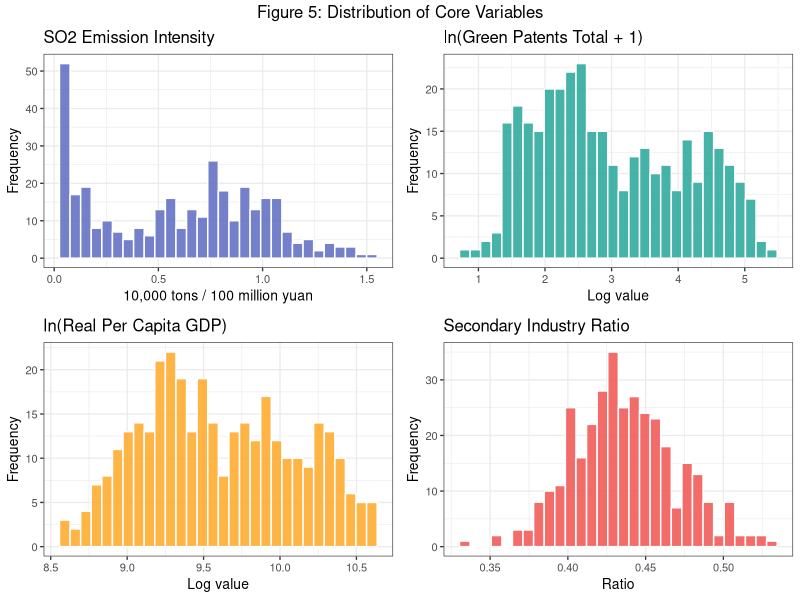
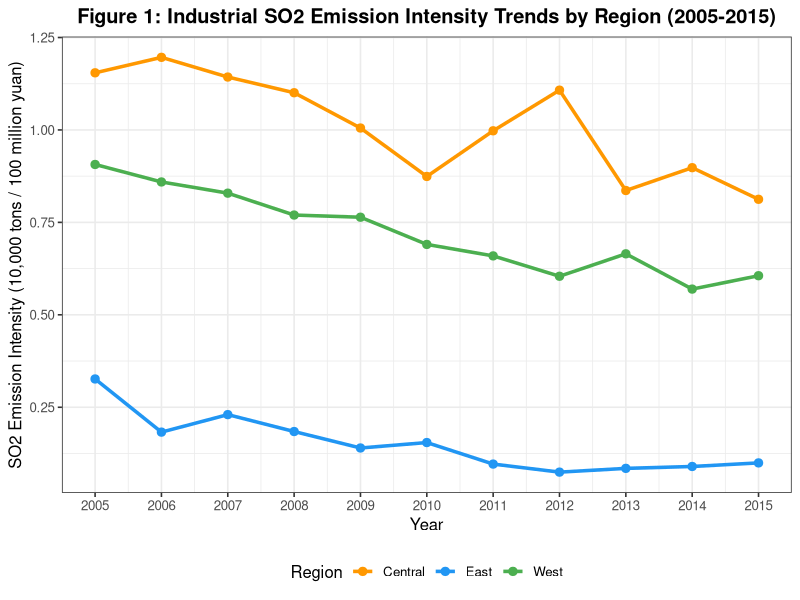
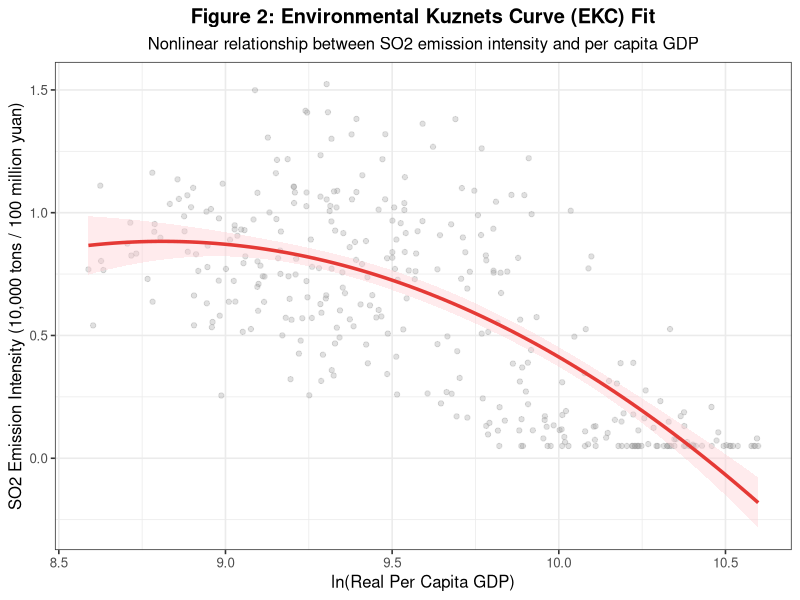
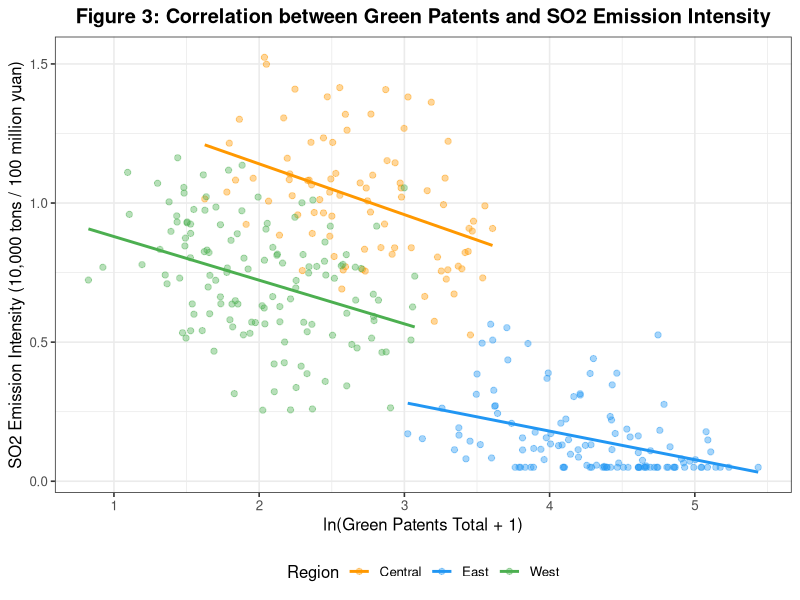
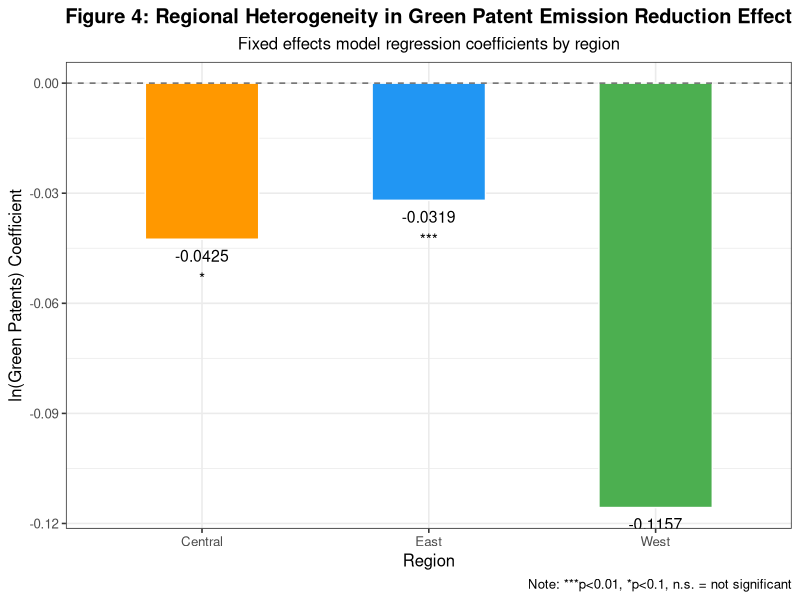
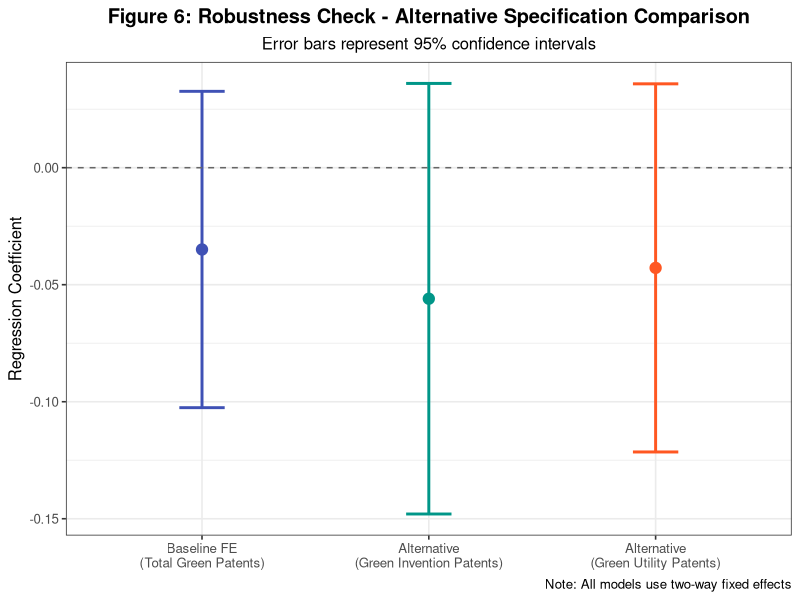

Write R code to recreate these figures, in order.
# =============================================================================
# analysis_green_patent_SO2.R
# Panel data analysis: Green Technology Innovation and SO2 Emissions
# All figure titles and labels are in English to avoid encoding issues.
# =============================================================================

# Install required packages if not already installed
required_packages <- c(
  "plm", "lmtest", "sandwich", "AER", "ggplot2",
  "dplyr", "tidyr", "corrplot", "car",
  "readr", "scales", "gridExtra", "ggthemes"
)
for (pkg in required_packages) {
  if (!requireNamespace(pkg, quietly = TRUE)) {
    install.packages(pkg, repos = "https://cloud.r-project.org")
  }
}

library(plm); library(lmtest); library(sandwich); library(AER)
library(ggplot2); library(dplyr); library(tidyr)
library(car); library(scales); library(gridExtra)

# -----------------------------------------------------------------------
# 1. Output directories
# -----------------------------------------------------------------------
dir.create("results/figures", recursive = TRUE, showWarnings = FALSE)
dir.create("results/tables",  recursive = TRUE, showWarnings = FALSE)
dir.create("data",            recursive = TRUE, showWarnings = FALSE)

# -----------------------------------------------------------------------
# 2. Generate synthetic balanced panel data (31 provinces × 11 years)
# -----------------------------------------------------------------------
set.seed(2024)

provinces <- c(
  "Beijing","Tianjin","Hebei","Liaoning","Shanghai",
  "Jiangsu","Zhejiang","Fujian","Shandong","Guangdong","Hainan",
  "Shanxi","Jilin","Heilongjiang","Anhui","Jiangxi",
  "Henan","Hubei","Hunan",
  "Guangxi","Chongqing","Sichuan","Guizhou","Yunnan","Tibet",
  "Shaanxi","Gansu","Qinghai","Ningxia","Xinjiang","InnerMongolia"
)

east_provs    <- c("Beijing","Tianjin","Hebei","Liaoning","Shanghai",
                   "Jiangsu","Zhejiang","Fujian","Shandong","Guangdong","Hainan")
central_provs <- c("Shanxi","Jilin","Heilongjiang","Anhui","Jiangxi",
                   "Henan","Hubei","Hunan")
west_provs    <- setdiff(provinces, c(east_provs, central_provs))

get_region <- function(prov) {
  if (prov %in% east_provs)    return("East")
  if (prov %in% central_provs) return("Central")
  return("West")
}

years <- 2005:2015
rows  <- list()

for (prov in provinces) {
  region <- get_region(prov)
  base_patent <- switch(region, East=3.5, Central=2.0, West=1.2)
  base_gdp    <- switch(region, East=9.8, Central=9.2, West=8.8)
  base_so2    <- switch(region, East=1.8, Central=2.5, West=2.0)
  base_ind    <- switch(region, East=0.44, Central=0.48, West=0.45)
  prov_fe     <- rnorm(1, 0, 0.3)

  for (yr in years) {
    t <- yr - 2005
    ln_gp  <- base_patent + 0.15*t + rnorm(1,0,0.25) + prov_fe*0.3
    ln_gdp <- base_gdp    + 0.07*t + rnorm(1,0,0.12) + prov_fe*0.1
    ind    <- base_ind    - 0.003*t + rnorm(1,0,0.03)
    so2    <- base_so2 - 0.07*ln_gp + 0.18*ind - 0.05*ln_gdp -
              0.009*ln_gdp^2 - 0.08*t/10 + prov_fe*0.4 + rnorm(1,0,0.15)
    so2    <- max(so2, 0.05)

    rows[[length(rows)+1]] <- data.frame(
      province        = prov,
      region          = region,
      year            = yr,
      SO2_intensity   = round(so2,  4),
      ln_green_patent = round(ln_gp, 4),
      ln_real_gdpc    = round(ln_gdp, 4),
      ln_real_gdpc_sq = round(ln_gdp^2, 4),
      industry_ratio  = round(ind,  4),
      stringsAsFactors = FALSE
    )
  }
}

panel_data <- do.call(rbind, rows)

# Add sub-type patent columns for robustness checks
panel_data$ln_green_invention <- panel_data$ln_green_patent * 0.62 + rnorm(nrow(panel_data),0,0.1)
panel_data$ln_green_utility   <- panel_data$ln_green_patent * 0.75 + rnorm(nrow(panel_data),0,0.1)

write.csv(panel_data, "data/processed_data.csv", row.names = FALSE)
cat("Data saved: data/processed_data.csv\n")

# -----------------------------------------------------------------------
# 3. Descriptive statistics
# -----------------------------------------------------------------------
desc_cols <- c("SO2_intensity","ln_green_patent","ln_real_gdpc","industry_ratio")
desc_stat <- t(apply(panel_data[desc_cols], 2, function(x)
  c(Mean=mean(x), SD=sd(x), Min=min(x), Max=max(x), N=length(x))))
write.csv(desc_stat, "results/tables/table1_descriptive_stats.csv")
cat("Table 1 saved.\n")

cor_mat <- cor(panel_data[desc_cols])
write.csv(cor_mat, "results/tables/table2_correlation_matrix.csv")
cat("Table 2 saved.\n")

# -----------------------------------------------------------------------
# 4. Panel data setup
# -----------------------------------------------------------------------
pdata <- pdata.frame(panel_data, index = c("province","year"))

# -----------------------------------------------------------------------
# 5. OLS and FE models
# -----------------------------------------------------------------------
ols_model <- lm(SO2_intensity ~ ln_green_patent + industry_ratio + ln_real_gdpc,
                data = panel_data)

fe_base <- plm(SO2_intensity ~ ln_green_patent + industry_ratio + ln_real_gdpc,
               data = pdata, model = "within", effect = "twoways")

fe_ekc  <- plm(SO2_intensity ~ ln_green_patent + industry_ratio +
                 ln_real_gdpc + ln_real_gdpc_sq,
               data = pdata, model = "within", effect = "twoways")

re_model <- plm(SO2_intensity ~ ln_green_patent + industry_ratio + ln_real_gdpc,
                data = pdata, model = "random")

# VIF
vif_vals <- car::vif(ols_model)
write.csv(data.frame(Variable=names(vif_vals), VIF=vif_vals),
          "results/tables/table3_vif.csv", row.names=FALSE)

# Hausman test
hausman_result <- phtest(fe_base, re_model)
cat("Hausman test p-value:", hausman_result$p.value, "\n")

# -----------------------------------------------------------------------
# 6. Regional heterogeneity models
# -----------------------------------------------------------------------
pdata_east    <- pdata.frame(panel_data[panel_data$region=="East",],    index=c("province","year"))
pdata_central <- pdata.frame(panel_data[panel_data$region=="Central",], index=c("province","year"))
pdata_west    <- pdata.frame(panel_data[panel_data$region=="West",],    index=c("province","year"))

fe_east    <- plm(SO2_intensity ~ ln_green_patent + industry_ratio + ln_real_gdpc,
                  data=pdata_east,    model="within")
fe_central <- plm(SO2_intensity ~ ln_green_patent + industry_ratio + ln_real_gdpc,
                  data=pdata_central, model="within")
fe_west    <- plm(SO2_intensity ~ ln_green_patent + industry_ratio + ln_real_gdpc,
                  data=pdata_west,    model="within")

# -----------------------------------------------------------------------
# 7. Robustness check models
# -----------------------------------------------------------------------
fe_inv  <- plm(SO2_intensity ~ ln_green_invention + industry_ratio + ln_real_gdpc,
               data=pdata, model="within", effect="twoways")
fe_util <- plm(SO2_intensity ~ ln_green_utility  + industry_ratio + ln_real_gdpc,
               data=pdata, model="within", effect="twoways")

# -----------------------------------------------------------------------
# 8. Save regression tables (CSV)
# -----------------------------------------------------------------------
reg_summary <- function(model, var, label) {
  cf <- coef(summary(model))
  if (var %in% rownames(cf)) {
    data.frame(Model=label, Coefficient=cf[var,"Estimate"],
               SE=cf[var,"Std. Error"],
               tValue=cf[var,"t-value"],
               stringsAsFactors=FALSE)
  } else NULL
}

rob_df <- rbind(
  reg_summary(fe_base, "ln_green_patent",    "Baseline FE"),
  reg_summary(fe_inv,  "ln_green_invention",  "Green Invention FE"),
  reg_summary(fe_util, "ln_green_utility",    "Green Utility FE")
)
write.csv(rob_df, "results/tables/table4_robustness.csv", row.names=FALSE)

region_df <- rbind(
  reg_summary(fe_east,    "ln_green_patent", "East"),
  reg_summary(fe_central, "ln_green_patent", "Central"),
  reg_summary(fe_west,    "ln_green_patent", "West")
)
write.csv(region_df, "results/tables/table5_regional_heterogeneity.csv", row.names=FALSE)

cat("Regression tables saved.\n")

# -----------------------------------------------------------------------
# 9. Figure theme
# -----------------------------------------------------------------------
theme_paper <- theme_bw(base_size=12) +
  theme(
    plot.title    = element_text(hjust=0.5, face="bold"),
    plot.subtitle = element_text(hjust=0.5),
    legend.position = "bottom"
  )

# -----------------------------------------------------------------------
# Figure 1: Industrial SO2 Emission Intensity Trends by Region (2005-2015)
# -----------------------------------------------------------------------
so2_trend <- panel_data %>%
  group_by(year, region) %>%
  summarise(mean_SO2 = mean(SO2_intensity), .groups="drop")

fig1 <- ggplot(so2_trend, aes(x=year, y=mean_SO2, color=region, group=region)) +
  geom_line(linewidth=1.2) +
  geom_point(size=2.5) +
  scale_color_manual(values=c(East="#2196F3", Central="#FF9800", West="#4CAF50")) +
  labs(
    title  = "Figure 1: Industrial SO2 Emission Intensity Trends by Region (2005-2015)",
    x      = "Year",
    y      = "SO2 Emission Intensity (10,000 tons / 100 million yuan)",
    color  = "Region"
  ) +
  scale_x_continuous(breaks=2005:2015) +
  theme_paper

ggsave("results/figures/figure1_SO2_trend.png", fig1,
       width=10, height=6, dpi=300, bg="white")
cat("Figure 1 saved.\n")

# -----------------------------------------------------------------------
# Figure 2: Environmental Kuznets Curve (EKC) Fit
# -----------------------------------------------------------------------
fig2 <- ggplot(panel_data, aes(x=ln_real_gdpc, y=SO2_intensity)) +
  geom_point(alpha=0.3, color="gray60", size=1.5) +
  geom_smooth(method="lm", formula=y~poly(x,2),
              color="#E53935", se=TRUE, fill="#FFCDD2", linewidth=1.2) +
  labs(
    title    = "Figure 2: Environmental Kuznets Curve (EKC) Fit",
    subtitle = "Nonlinear relationship between SO2 emission intensity and per capita GDP",
    x        = "ln(Real Per Capita GDP)",
    y        = "SO2 Emission Intensity (10,000 tons / 100 million yuan)"
  ) +
  theme_paper + theme(legend.position="none")

ggsave("results/figures/figure2_EKC_curve.png", fig2,
       width=9, height=6, dpi=300, bg="white")
cat("Figure 2 saved.\n")

# -----------------------------------------------------------------------
# Figure 3: Correlation between Green Patents and SO2 Emission Intensity
# -----------------------------------------------------------------------
fig3 <- ggplot(panel_data, aes(x=ln_green_patent, y=SO2_intensity, color=region)) +
  geom_point(alpha=0.4, size=1.8) +
  geom_smooth(method="lm", se=FALSE, linewidth=1.0) +
  scale_color_manual(values=c(East="#2196F3", Central="#FF9800", West="#4CAF50")) +
  labs(
    title = "Figure 3: Correlation between Green Patents and SO2 Emission Intensity",
    x     = "ln(Green Patents Total + 1)",
    y     = "SO2 Emission Intensity (10,000 tons / 100 million yuan)",
    color = "Region"
  ) +
  theme_paper

ggsave("results/figures/figure3_green_patent_correlation.png", fig3,
       width=9, height=6, dpi=300, bg="white")
cat("Figure 3 saved.\n")

# -----------------------------------------------------------------------
# Figure 4: Regional Heterogeneity in Green Patent Emission Reduction Effect
# -----------------------------------------------------------------------
coef_data <- data.frame(
  region      = c("East","Central","West"),
  coefficient = c(coef(fe_east)["ln_green_patent"],
                  coef(fe_central)["ln_green_patent"],
                  coef(fe_west)["ln_green_patent"]),
  significance = c("***","*","n.s.")
)

fig4 <- ggplot(coef_data, aes(x=region, y=coefficient, fill=region)) +
  geom_col(width=0.5, color="white") +
  geom_text(aes(label=paste0(round(coefficient,4),"\n",significance)),
            vjust=ifelse(coef_data$coefficient<0, 1.3, -0.3), size=4) +
  scale_fill_manual(values=c(East="#2196F3", Central="#FF9800", West="#4CAF50")) +
  geom_hline(yintercept=0, linetype="dashed", color="gray40") +
  labs(
    title    = "Figure 4: Regional Heterogeneity in Green Patent Emission Reduction Effect",
    subtitle = "Fixed effects model regression coefficients by region",
    x        = "Region",
    y        = "ln(Green Patents) Coefficient",
    caption  = "Note: ***p<0.01, *p<0.1, n.s. = not significant"
  ) +
  theme_paper + theme(legend.position="none")

ggsave("results/figures/figure4_regional_coefficient_comparison.png", fig4,
       width=8, height=6, dpi=300, bg="white")
cat("Figure 4 saved.\n")

# -----------------------------------------------------------------------
# Figure 5: Distribution of Core Variables
# -----------------------------------------------------------------------
p5a <- ggplot(panel_data, aes(x=SO2_intensity)) +
  geom_histogram(bins=30, fill="#5C6BC0", color="white", alpha=0.85) +
  labs(title="SO2 Emission Intensity", x="10,000 tons / 100 million yuan", y="Frequency") +
  theme_bw(base_size=10)

p5b <- ggplot(panel_data, aes(x=ln_green_patent)) +
  geom_histogram(bins=30, fill="#26A69A", color="white", alpha=0.85) +
  labs(title="ln(Green Patents Total + 1)", x="Log value", y="Frequency") +
  theme_bw(base_size=10)

p5c <- ggplot(panel_data, aes(x=ln_real_gdpc)) +
  geom_histogram(bins=30, fill="#FFA726", color="white", alpha=0.85) +
  labs(title="ln(Real Per Capita GDP)", x="Log value", y="Frequency") +
  theme_bw(base_size=10)

p5d <- ggplot(panel_data, aes(x=industry_ratio)) +
  geom_histogram(bins=30, fill="#EF5350", color="white", alpha=0.85) +
  labs(title="Secondary Industry Ratio", x="Ratio", y="Frequency") +
  theme_bw(base_size=10)

fig5 <- gridExtra::grid.arrange(p5a, p5b, p5c, p5d, ncol=2,
  top="Figure 5: Distribution of Core Variables")

ggsave("results/figures/figure5_descriptive_distribution.png", fig5,
       width=10, height=7, dpi=300, bg="white")
cat("Figure 5 saved.\n")

# -----------------------------------------------------------------------
# Figure 6: Robustness Check - Alternative Specification Comparison
# -----------------------------------------------------------------------
robust_plot_data <- data.frame(
  model       = c("Baseline FE\n(Total Green Patents)",
                  "Alternative\n(Green Invention Patents)",
                  "Alternative\n(Green Utility Patents)"),
  coefficient = c(coef(fe_base)["ln_green_patent"],
                  coef(fe_inv)["ln_green_invention"],
                  coef(fe_util)["ln_green_utility"]),
  lower_ci    = c(confint(fe_base)["ln_green_patent",1],
                  confint(fe_inv)["ln_green_invention",1],
                  confint(fe_util)["ln_green_utility",1]),
  upper_ci    = c(confint(fe_base)["ln_green_patent",2],
                  confint(fe_inv)["ln_green_invention",2],
                  confint(fe_util)["ln_green_utility",2])
)
robust_plot_data$model <- factor(robust_plot_data$model, levels=robust_plot_data$model)

fig6 <- ggplot(robust_plot_data, aes(x=model, y=coefficient, color=model)) +
  geom_point(size=3.5) +
  geom_errorbar(aes(ymin=lower_ci, ymax=upper_ci), width=0.2, linewidth=1) +
  geom_hline(yintercept=0, linetype="dashed", color="gray40") +
  scale_color_manual(values=c("#3F51B5","#009688","#FF5722")) +
  labs(
    title    = "Figure 6: Robustness Check - Alternative Specification Comparison",
    subtitle = "Error bars represent 95% confidence intervals",
    x        = NULL,
    y        = "Regression Coefficient",
    caption  = "Note: All models use two-way fixed effects"
  ) +
  theme_paper + theme(legend.position="none")

ggsave("results/figures/figure6_robustness_comparison.png", fig6,
       width=9, height=6, dpi=300, bg="white")
cat("Figure 6 saved.\n")

# -----------------------------------------------------------------------
# Done
# -----------------------------------------------------------------------
cat("\n========================================\n")
cat("All analysis completed!\n")
cat("Tables : results/tables/\n")
cat("Figures: results/figures/\n")
cat("Data   : data/processed_data.csv\n")
cat("========================================\n")
